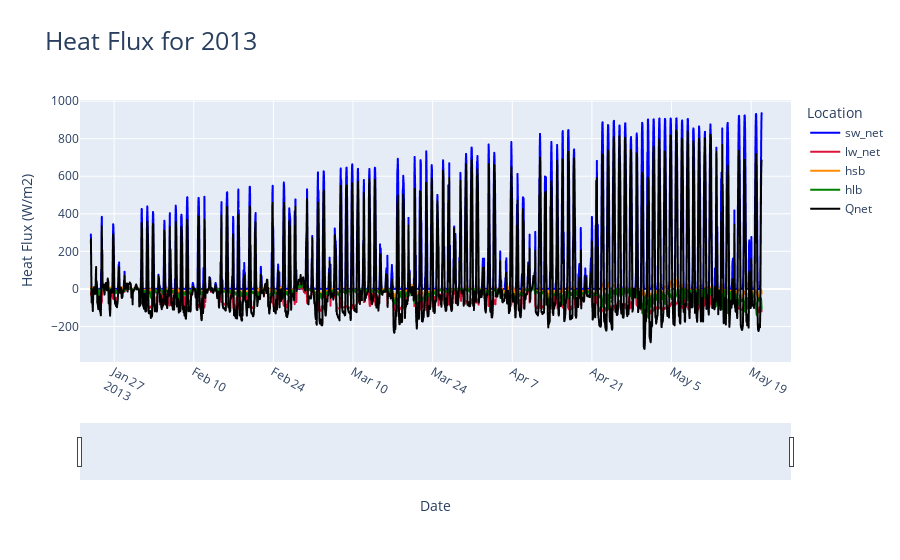

Notebook cell for this chart:
### Code cell
import pandas as pd
import scipy.io as sio
from scipy import signal, stats
import numpy as np
import datetime
import plotly.express as px
from plotly.subplots import make_subplots
import plotly.graph_objects as go
import re
import coare36vn_zrf_et
import os

midDF = pd.read_csv('midestuary_2012_2013_processed.csv', parse_dates = ['DN'])
midDF['hourDN'] = midDF['DN'].dt.floor('h')

hourlyMeanMidDF = midDF.groupby('hourDN').agg(hourlyTemp=('SurfaceTemp', "mean")).reset_index()
hourlyMeanMidDF['hourSalinity'] = midDF["SurfaceSalCorrected"]

heatFluxModelDF = pd.read_csv('midestuary12_13_flux.csv', parse_dates = ['Tm (UTC)'], dayfirst = True)

heatFluxModelDF = pd.merge(left = hourlyMeanMidDF, right = heatFluxModelDF, how = 'inner',  left_on = 'hourDN', right_on = 'Tm (UTC)')
heatFluxModelDF = heatFluxModelDF.drop('Tm (UTC)', axis = 1)
jdDateBase = pd.Timestamp('1858-11-17').to_julian_date()
heatFluxModelDF['jdTimeStamp'] = heatFluxModelDF['hourDN'].apply(lambda x: x.to_julian_date()- jdDateBase)
heatFluxModelDF = heatFluxModelDF.sort_values(['hourDN'], ascending = [True])
pd.set_option('display.float_format', '{:.20f}'.format)

A=coare36vn_zrf_et.coare36vn_zrf_et(heatFluxModelDF["U (m s-1)"].to_numpy(), 10, heatFluxModelDF["Tair (degC)"].to_numpy(),2, heatFluxModelDF["RH (%)"].to_numpy(),2, heatFluxModelDF["P (mb)"].to_numpy(), heatFluxModelDF["hourlyTemp"].to_numpy(), heatFluxModelDF["SW_dn (W m-2)"].to_numpy(), heatFluxModelDF["LW_dn (W m-2)"].to_numpy(), heatFluxModelDF["Lat"].to_numpy(), heatFluxModelDF["Lon"].to_numpy(),heatFluxModelDF["jdTimeStamp"].to_numpy(),600,0, heatFluxModelDF["hourSalinity"].to_numpy(),None,None,10,10,10)

fnameA = os.path.join("C:\\Users\\nvleb\\OneDrive - Oregon State University\\Desktop\\Python\\AlseaEstuaryData\\Alsea-Estuary-Data",'12_13_output_midestuary_heatflux.csv')
# A=coare36vn_zrf_et(u, zu , t, zt, rh, zq, P, ts, sw_dn, lw_dn, lat, lon,jd, zi,rain, Ss, None , None, zrf_u, zrf_t, zrf_q)
# fnameA = os.path.join(path,'test_36_output_py_082022_withnowavesinput.txt')
A_hdr = 'usr\ttau\thsb\thlb\thbb\thsbb\thlwebb\ttsr\tqsr\tzo\tzot\tzoq\tCd\t'
A_hdr += 'Ch\tCe\tL\tzeta\tdT_skinx\tdq_skinx\tdz_skin\tUrf\tTrf\tQrf\t'
A_hdr += 'RHrf\tUrfN\tTrfN\tQrfN\tlw_net\tsw_net\tLe\trhoa\tUN\tU10\tU10N\t'
A_hdr += 'Cdn_10\tChn_10\tCen_10\thrain\tQs\tEvap\tT10\tT10N\tQ10\tQ10N\tRH10\t'
A_hdr += 'P10\trhoa10\tgust\twc_frac\tEdis'
csvHdr = A_hdr.replace("\t", ",")
np.savetxt(fnameA,A,fmt='%.18e',delimiter=',',header=csvHdr)

processedDataDF = pd.read_csv('12_13_output_midestuary_heatflux.csv')
processedDataDF['Tm (UTC)'] = heatFluxModelDF['hourDN']

processedDataDF["Qnet"] = processedDataDF["sw_net"] + processedDataDF["lw_net"] - processedDataDF["hsb"] - processedDataDF["hlb"]
processedDataDF.to_csv('mid_heatflux_2012-2013.csv', index=False)

tempFigLabels = ["sw_net", "lw_net", "hsb", "hlb", "Qnet"]
tempfig = px.line(x = processedDataDF['Tm (UTC)'], y = [processedDataDF["sw_net"], processedDataDF["lw_net"], -1*processedDataDF["hsb"], -1*processedDataDF["hlb"], processedDataDF["Qnet"]], color_discrete_sequence= ["blue", "crimson", "darkorange","green","black"], title = "Heat Flux")
for idx in range(len(tempFigLabels)):
    tempfig.data[idx].name = tempFigLabels[idx]
    tempfig.data[idx].hovertemplate = 'variable=' + tempFigLabels[idx] + '<br>x=%{x}<br>value=%{y}<extra></extra>'
    tempfig.data[idx].legendgroup = tempFigLabels[idx]

tempfig.update_layout(title=dict(text= "Heat Flux for 2013", font=dict(size=25)))
tempfig.update_xaxes(tickangle=30)
tempfig.update_xaxes(rangeslider_visible=True)
tempfig.update_xaxes(range = [pd.Timestamp('2013-01-21'),pd.Timestamp('2013-05-26')])
tempfig.update_layout(xaxis_title="Date", yaxis_title="Heat Flux (W/m2)", legend_title="Location")
tempfig.show()

### Figure 1 — Plotly figure (JSON) as saved in the notebook; plotly's stock layout.template omitted (floating-point values rounded to 4 significant figures; data arrays with more than 128 entries replaced by an {"elided": "..."} marker saying what was removed)
{"data": [{"hovertemplate": "variable=sw_net<br>x=%{x}<br>value=%{y}<extra></extra>", "legendgroup": "sw_net", "line": {"color": "blue", "dash": "solid"}, "marker": {"symbol": "circle"}, "mode": "lines", "name": "sw_net", "showlegend": true, "type": "scattergl", "x": {"elided": "2831 str values"}, "xaxis": "x", "y": {"elided": "2831 float values"}, "yaxis": "y"}, {"hovertemplate": "variable=lw_net<br>x=%{x}<br>value=%{y}<extra></extra>", "legendgroup": "lw_net", "line": {"color": "crimson", "dash": "solid"}, "marker": {"symbol": "circle"}, "mode": "lines", "name": "lw_net", "showlegend": true, "type": "scattergl", "x": {"elided": "2831 str values"}, "xaxis": "x", "y": {"elided": "2831 float values"}, "yaxis": "y"}, {"hovertemplate": "variable=hsb<br>x=%{x}<br>value=%{y}<extra></extra>", "legendgroup": "hsb", "line": {"color": "darkorange", "dash": "solid"}, "marker": {"symbol": "circle"}, "mode": "lines", "name": "hsb", "showlegend": true, "type": "scattergl", "x": {"elided": "2831 str values"}, "xaxis": "x", "y": {"elided": "2831 float values"}, "yaxis": "y"}, {"hovertemplate": "variable=hlb<br>x=%{x}<br>value=%{y}<extra></extra>", "legendgroup": "hlb", "line": {"color": "green", "dash": "solid"}, "marker": {"symbol": "circle"}, "mode": "lines", "name": "hlb", "showlegend": true, "type": "scattergl", "x": {"elided": "2831 str values"}, "xaxis": "x", "y": {"elided": "2831 float values"}, "yaxis": "y"}, {"hovertemplate": "variable=Qnet<br>x=%{x}<br>value=%{y}<extra></extra>", "legendgroup": "Qnet", "line": {"color": "black", "dash": "solid"}, "marker": {"symbol": "circle"}, "mode": "lines", "name": "Qnet", "showlegend": true, "type": "scattergl", "x": {"elided": "2831 str values"}, "xaxis": "x", "y": {"elided": "2831 float values"}, "yaxis": "y"}], "layout": {"legend": {"title": {"text": "Location"}, "tracegroupgap": 0}, "title": {"font": {"size": 25}, "text": "Heat Flux for 2013"}, "xaxis": {"anchor": "y", "domain": [0, 1], "range": ["2013-01-21T00:00:00", "2013-05-26T00:00:00"], "rangeslider": {"visible": true}, "tickangle": 30, "title": {"text": "Date"}}, "yaxis": {"anchor": "x", "domain": [0, 1], "title": {"text": "Heat Flux (W/m2)"}}}}
